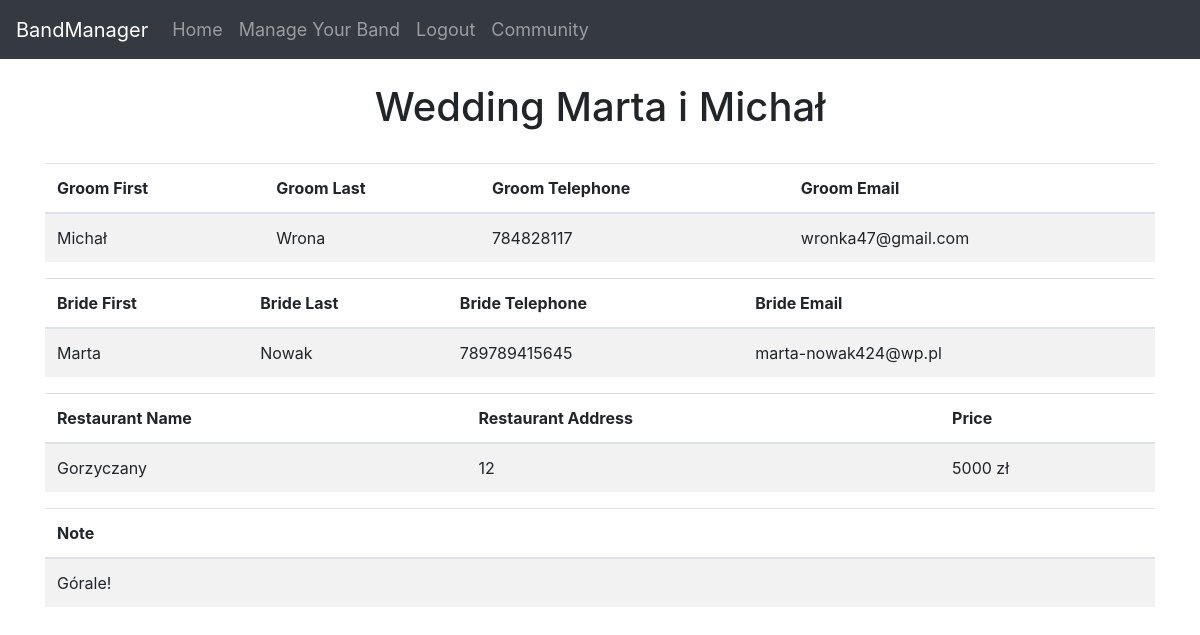
The page /manage-your-band/orders/get/2 (signed in) on the database its author committed.
### website/models.py (models this page shows)
class Orders(db.Model):
    id = db.Column(db.Integer, primary_key=True, unique=True)
    groom_firstname = db.Column(db.String(150))
    groom_surname = db.Column(db.String(150))
    groom_telephone = db.Column(db.Integer)
    groom_email = db.Column(db.String(150))
    bride_firstname = db.Column(db.String(150))
    bride_surname = db.Column(db.String(150))
    bride_telephone = db.Column(db.Integer)
    bride_email = db.Column(db.String(150))
    restaurant_name = db.Column(db.String(150))
    restaurant_address = db.Column(db.String(150))
    note = db.Column(db.String(1000))
    price = db.Column(db.Integer, default=0)
    band_id = db.Column(db.Integer)

### website/app/orders.py (the view)
@orders.route("/manage-your-band/orders/get/<int:order_id>", methods=['GET'])
@login_required
def get_order(order_id):
    order = Orders.query.filter_by(id=order_id).first()
    return render_template("order.html", order=order, user=current_user)

### website/templates/order.html (shortened to what this page needs)
{% extends "base.html" %}
{% block content %}
{% if user.is_authenticated %}
<br>
<h1 align="center">Wedding {{ order.bride_firstname }} i {{order.groom_firstname}}</h1>
<br>
<table class="table table-striped">
    <thead>
      <tr>
        <th scope="col">Groom First</th>
        <th scope="col">Groom Last</th>
        <th scope="col">Groom Telephone</th>
        <th scope="col">Groom Email</th>
      </tr>
    </thead>
    <tbody>
        <tr>
            <td>{{order.groom_firstname}}</td>
            <td>{{order.groom_surname}}</td>
            <td>{{order.groom_telephone}}</td>
            <td>{{order.groom_email}}</td>
          </tr>
    </tbody>
  </table>
  <table class="table table-striped">
    <thead>
      <tr>
        <th scope="col">Bride First</th>
        <th scope="col">Bride Last</th>
        <th scope="col">Bride Telephone</th>
        <th scope="col">Bride Email</th>
    </tr>
    </thead>
    <tbody>
      <tr>
      <td>{{order.bride_firstname}}</td>
        <td>{{order.bride_surname}}</td>
        <td>{{order.bride_telephone}}</td>
        <td>{{order.bride_email}}</td>
        </tr>
    </tbody>
  </table>
  <table class="table table-striped">
    <thead>
      <tr>
        <th scope="col" >Restaurant Name</th>
        <th scope="col">Restaurant Address</th>
        <th scope="col">Price</th>
      </tr>
    </thead>
    <tbody>
        <tr>
            <td>{{order.restaurant_name}}</td>
            <td>{{order.restaurant_address}}</td>
            <td>{{order.price}} zł</td>
          </tr>
    </tbody>
  </table>
  <table class="table table-striped">
    <thead>
      <tr>
        <th scope="col">Note</th>
      </tr>
    </thead>
    <tbody>
        <tr>
            <td>{{order.note}}</td>
          </tr>
    </tbody>
  </table>
{% endif %}
{% endblock %}

### rows shown on the page
Orders: bride_firstname "Marta", groom_firstname "Michał", groom_surname "Wrona", groom_telephone "784828117", groom_email "wronka47@gmail.com", bride_surname "Nowak", bride_telephone "789789415645", bride_email "marta-nowak424@wp.pl", restaurant_name "Gorzyczany", restaurant_address "12", price "5000", note "Górale!"
